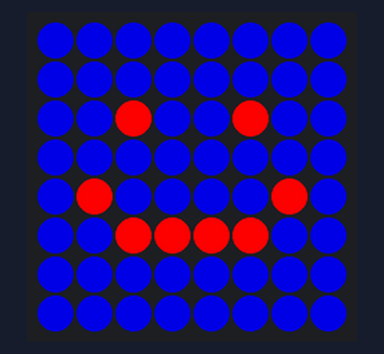
A program run on a simulated Raspberry Pi (BCM pin numbers) with a Sense HAT. Parts: the Sense HAT's 8×8 RGB LED matrix.

Above: at 0.12 s.
At 0.52 s:
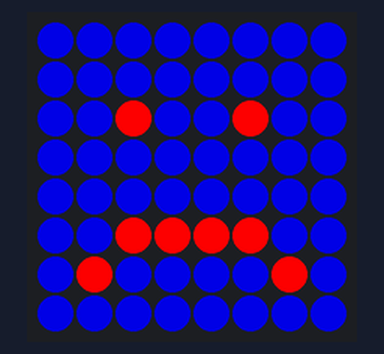
At 0.92 s:
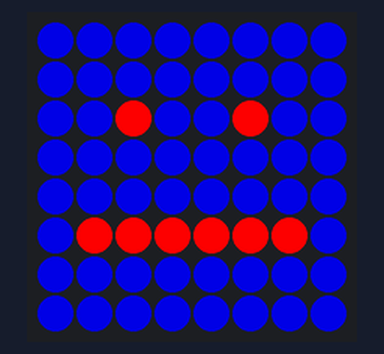

Measured:
- by itself, everything shown: repeats every 0.60 s, in 3 steps

The program:

faces.py
```python
from sense_hat import SenseHat
from time import sleep

sense = SenseHat()
r = (255, 0, 0) # Red
b = (0, 0, 180) # Blue

smile_1 = [
  b, b, b, b, b, b, b, b,
  b, b, b, b, b, b, b, b,
  b, b, r, b, b, r, b, b,
  b, b, b, b, b, b, b, b,
  b, r, b, b, b, b, r, b,
  b, b, r, r, r, r, b, b,
  b, b, b, b, b, b, b, b,
  b, b, b, b, b, b, b, b
]

smile_2 = [
  b, b, b, b, b, b, b, b,
  b, b, b, b, b, b, b, b,
  b, b, r, b, b, r, b, b,
  b, b, b, b, b, b, b, b,
  b, b, b, b, b, b, b, b,
  b, r, r, r, r, r, r, b,
  b, b, b, b, b, b, b, b,
  b, b, b, b, b, b, b, b
]

smile_3 = [
  b, b, b, b, b, b, b, b,
  b, b, b, b, b, b, b, b,
  b, b, r, b, b, r, b, b,
  b, b, b, b, b, b, b, b,
  b, b, b, b, b, b, b, b,
  b, b, r, r, r, r, b, b,
  b, r, b, b, b, b, r, b,
  b, b, b, b, b, b, b, b
]

all_smiles = [smile_1, smile_2, smile_3]

while True:
  for smile in all_smiles:
    sense.set_pixels(smile)
    sleep(.2)
  
```
